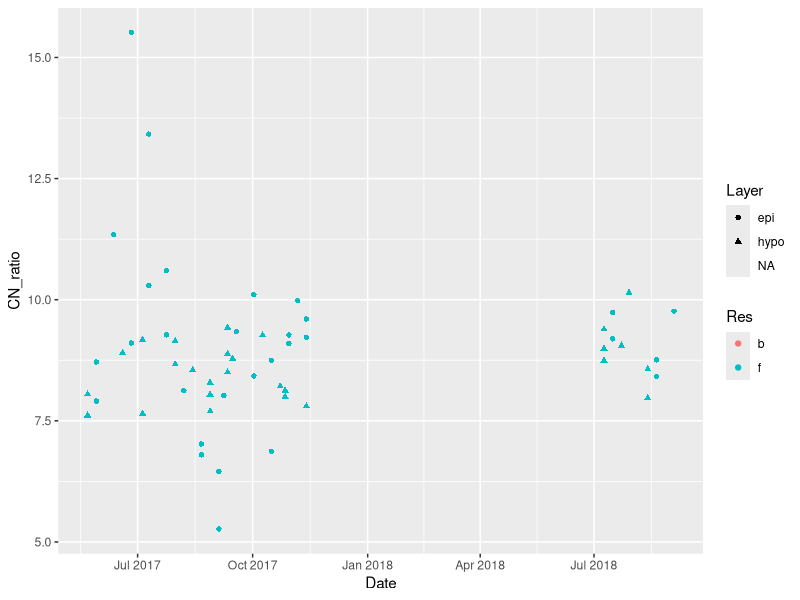
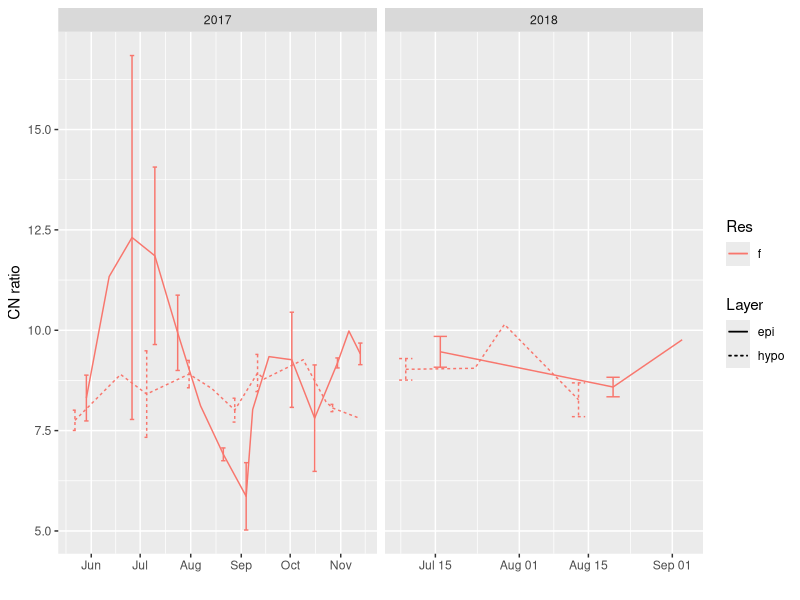
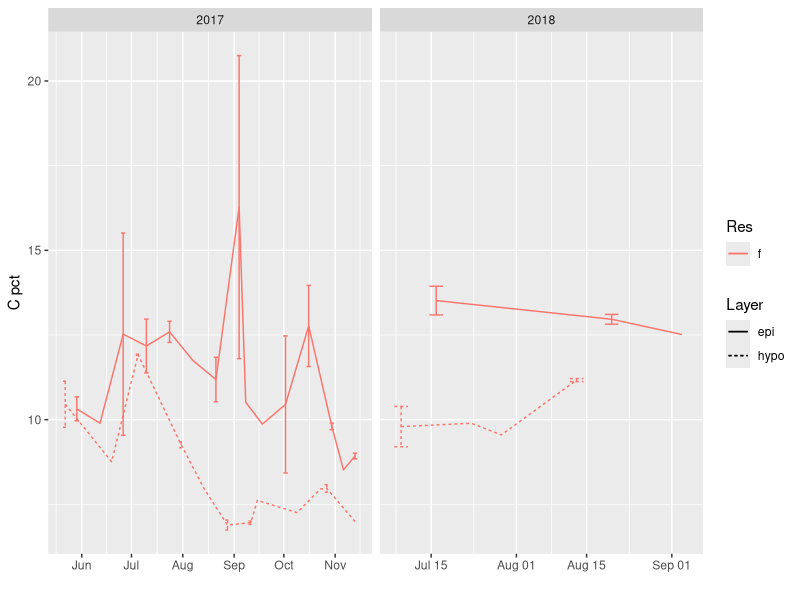
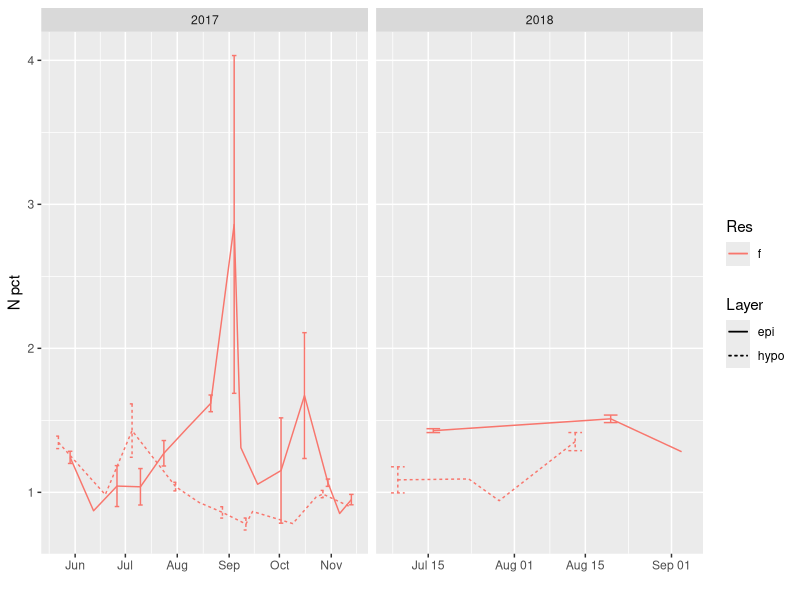
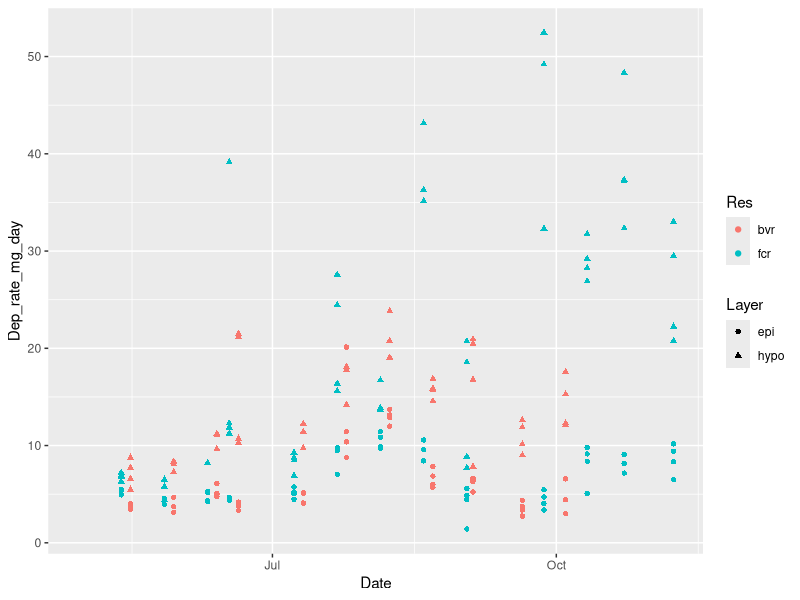
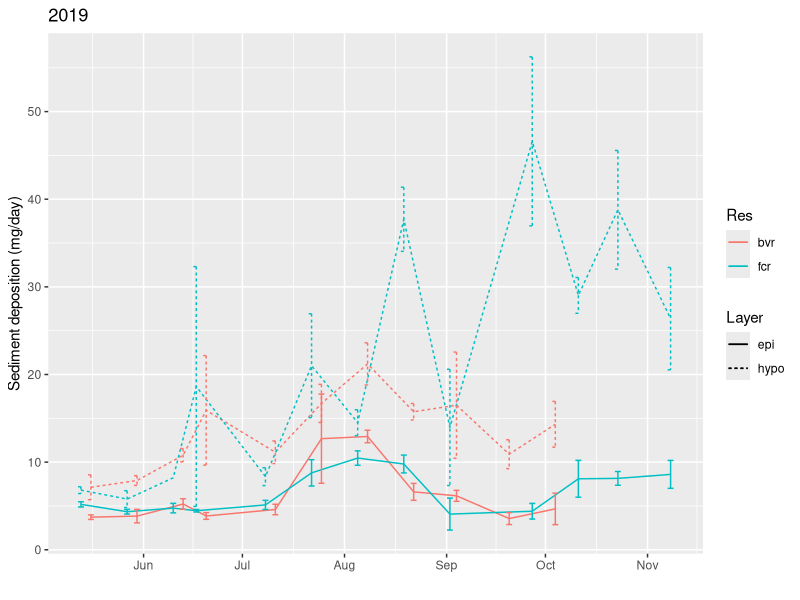

Generate these figures, in order, with R:
## ---- chunk 1
library(tidyverse)
library(lubridate)
cn1 <- read.csv("MAG03Apr19.csv")
cn2 <- read.csv("MAG10Apr19.csv")
cn3 <- read.csv("MAG28mar19.csv")

cn_temp <- cn1 %>%
  full_join(cn2)%>%
  full_join(cn3)%>%
  filter(Method == "soil")%>%
  mutate(Name = tolower(Name),
         Date_run = Date,
         Res = str_extract(str_extract(Name, "(f_|fcr|b_|bvr)"),"[a-z]"),
         Depth = as.numeric(str_extract(str_extract(Name, "[0-9]+m"),"[0-9]+")),
         Rep = as.numeric(str_extract(str_extract(Name, "r[0-9]+"),"[0-9]+")),
         is.dup = str_extract(Name, "dup"),
         Date_num = as.character(as.Date(str_extract(Name, "\\d\\d\\d\\d+"), format = "%m%d%y")),
         Date_let = as.character(as.Date(str_extract(Name, "\\d+\\D\\D\\D\\d\\d"), format = "%d%b%y")),
         Date_slash = as.character(as.Date(str_extract(Name, "\\d+/\\d+/\\d+"), format = "%m/%d/%y")))%>%
  rename(Time_run = Time,
         Weight_mg = Weight...mg.,
         N_area = N..Area,
         C_Area = C..Area,
         N_pct = N.....,
         C_pct = C.....,
         CN_ratio = C.N..ratio)%>%
  select(-No.,-Hole..Pos.,-N..Factor,-C..Factor,-N..Blank,-C..Blank)
cn <- unite(cn_temp, "Date_temp", c(Date_num,Date_let,Date_slash), sep = "")%>%
  mutate(Date = as.Date(gsub("NA","",Date_temp)))%>%
  select(-Date_temp)
cn$Layer[cn$Depth %in% c(4,5)] <- "epi"
cn$Layer[cn$Depth %in% c(8,10)] <- "hypo"

cn%>%
  ggplot(aes(x = Date, y = CN_ratio, color = Res, shape = Layer))+
  geom_point()

cn_sd <- cn %>%
  group_by(Res, Layer, Date)%>%
  add_tally()%>%
  summarize(CN_ratio_mean = mean(CN_ratio, na.rm = T),
            CN_ratio_sd = sd(CN_ratio, na.rm = T),
            N_pct_mean = mean(N_pct),
            N_pct_sd = sd(N_pct),
            C_pct_mean = mean(C_pct),
            C_pct_sd = sd(C_pct),
            n = unique(n))%>%
  mutate(Year = year(Date))

cn_sd%>%
  filter(!is.na(Date))%>%
  ggplot(aes(x = Date, y = CN_ratio_mean, col = Res, lty = Layer))+
  geom_line()+
  geom_errorbar(aes(ymin = (CN_ratio_mean-CN_ratio_sd), ymax = (CN_ratio_mean+CN_ratio_sd)))+
  ylab("CN ratio")+
  xlab("")+
  facet_wrap("Year", scales = "free_x")

cn_sd%>%
  filter(!is.na(Date))%>%
  ggplot(aes(x = Date, y = C_pct_mean, col = Res, lty = Layer))+
  geom_line()+
  geom_errorbar(aes(ymin = (C_pct_mean-C_pct_sd), ymax = (C_pct_mean+C_pct_sd)))+
  ylab("C pct")+
  xlab("")+
  facet_wrap("Year", scales = "free_x")

cn_sd%>%
  filter(!is.na(Date))%>%
  ggplot(aes(x = Date, y = N_pct_mean, col = Res, lty = Layer))+
  geom_line()+
  geom_errorbar(aes(ymin = (N_pct_mean-N_pct_sd), ymax = (N_pct_mean+N_pct_sd)))+
  ylab("N pct")+
  xlab("")+
  facet_wrap("Year", scales = "free_x")

## ---- chunk 2
library(stringr)
library(tidyverse)
library(lubridate)
sed <- read.csv("2019_SedTraps_edited.csv")
sed = sed%>%
  mutate(Day_Filtered=as.POSIXct(Day_Filtered, format = "%d-%b-%y"),
         Sed_mass_g= Filter_mass_post_filtering_g-sed$Filter_mass_pre_filtering_g,
         Sed_conc_mg_L= Sed_mass_g / Volume_filtered_mL*1000000,
         Sample_ID= tolower(Sample_ID),
         Depth = str_extract(str_extract(Sample_ID, "[0-9]+m"),"[0-9]+"),
         Rep =str_extract(str_extract(Sample_ID, "r[0-9]+"),"[0-9]+"),
         Filter =str_extract(str_extract(Sample_ID, "f[0-9]+"),"[0-9]+"),
         Type =str_extract(str_extract(Sample_ID, "f[0-9]+"),"[0-9]+"),
         Res= str_extract(Sample_ID, "(fcr|bvr|\\sb\\s|\\sf\\s)"),
         Date = str_extract(Sample_ID, "\\d+ \\D\\D\\D \\d\\d"),
         Date= as.POSIXct(Date, format = "%d %b %y"))
         
sed$Date[is.na(sed$Date)]=sed$Day_Filtered[is.na(sed$Date)]
sed$Res[is.na(sed$Res) & sed$Depth %in% c(4,8)]= "fcr"
sed$Res[is.na(sed$Res) & sed$Depth %in% c(5,10)]= "bvr"
sed$Type[is.na(sed$Type)]="sed"
sed$Type= str_extract(sed$Sample_ID, "(sed\\strap\\sleftover|st\\sleftover|ses\\snet|sed)")

write.csv(sed, "sed2.csv")

sed_traps = sed %>%
  filter(Type == "sed")%>%
  group_by(Res)%>%
  mutate(Date_out = lag(Date, order_by = Date))%>%
  group_by(Date)%>%
  mutate(Date_out = min(Date_out))%>%
  ungroup()%>%
  mutate(Days = as.numeric(difftime(Date,Date_out)),
         Dep_mg = Sed_conc_mg_L *2,
         Dep_rate_mg_day = Dep_mg/Days)
sed_traps$Layer[sed_traps$Depth %in% c(4,5)] <- "epi"
sed_traps$Layer[sed_traps$Depth %in% c(8,10)] <- "hypo"

#sed_traps$Days[is.na(sed_traps$Days),] <- 14 #This is a guess

sed_traps %>%
  ggplot(aes(x = Date, y = Dep_rate_mg_day, color = Res, shape = Layer))+
  geom_point()

sed_traps_sd <- sed_traps %>%
  group_by(Res, Layer, Date)%>%
  remove_missing(vars = "Dep_rate_mg_day")%>%
  add_tally()%>%
  summarize(dep_mean = mean(Dep_rate_mg_day, na.rm = T),
            dep_sd = sd(Dep_rate_mg_day, na.rm = T),
            n = unique(n))

sed_traps_sd%>%
  ggplot(aes(x = Date, y = dep_mean, col = Res, lty = Layer))+
  geom_line()+
  geom_errorbar(aes(ymin = (dep_mean-dep_sd), ymax = (dep_mean+dep_sd)))+
  ylab("Sediment deposition (mg/day)")+
  xlab("")+
  ggtitle("2019")

